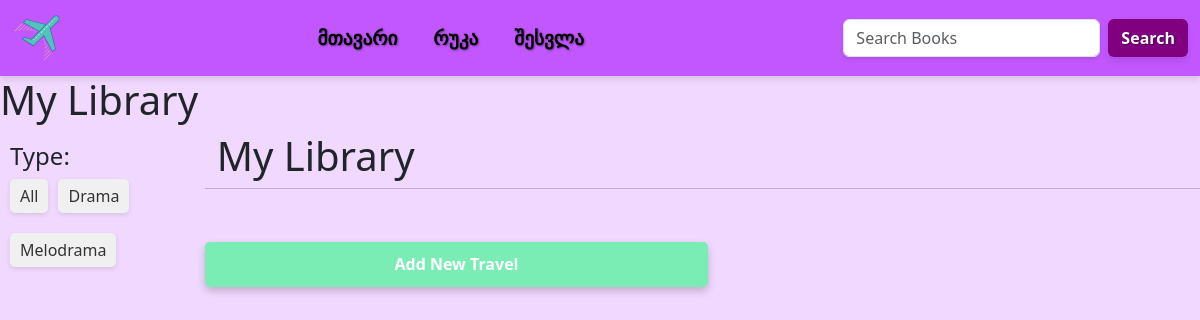
The app's page /profile/1/, older data.
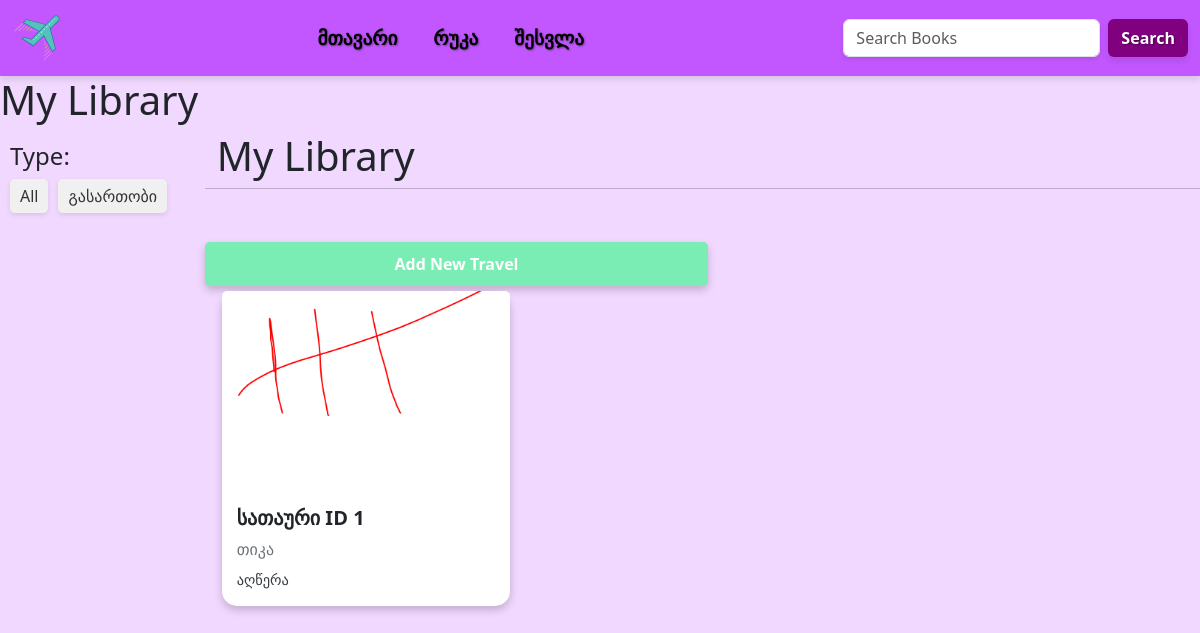
The same page, newer data.
### base/models.py (models this page shows, shortened)
class Genre(models.Model):
    name = models.CharField(max_length=50)
    Desc = models.CharField(max_length=300, default="No Description")
    def __str__(self):
        return  self.name

class Travel(models.Model):
    creator = models.ForeignKey('User', on_delete=models.SET("Unknown Creator"), related_name='created_travels')
    picture = models.ImageField(null=True, blank=True)
    file = models.FileField(null=True)
    name = models.CharField(max_length=100)
    autor = models.ForeignKey(Author, on_delete=models.SET("Unknown Author"))
    genre = models.ManyToManyField(Genre, related_name='travels',blank=True)
    description = models.TextField(max_length=500)
    created = models.DateTimeField(auto_now_add=True)
    update = models.DateTimeField(auto_now=True)
    class Meta:
        ordering = ["name", "created"]

class User(AbstractUser):
    travels = models.ManyToManyField(Travel, related_name='users',blank=True)
    avatar = models.ImageField(null=True, default='avatar.svg')
    bio = models.TextField(null=True)

class Author(models.Model):
    name = models.CharField(max_length=200)
    def __str__(self):
        return self.name

### base/views.py (the view)
# urls.py: path('profile/<int:pk>/', views.profile, name='profile'),
def profile(request, pk):
    user = User.objects.get(id=pk)
    q = request.GET.get('q') if request.GET.get('q') is not None else ''
    travels = Travel.objects.filter(creator=user).filter(
        Q(name__icontains=q) | Q(description__icontains=q) | Q(autor__name__icontains=q) | Q(genre__name__icontains=q)
    )
    travels = list(dict.fromkeys(travels))  # Removing duplicates, if any
    heading = "My Library"
    genres = Genre.objects.all()
    context = {"travels": travels, "heading": heading, 'genres': genres}
    return render(request, 'base/profile.html', context)

### base/templates/base/profile.html (shortened to what this page needs)
{% extends 'main.html' %}
{% block content %}
    <h1>{{ heading }}</h1>
    {% include 'base/travels.html' %}
{% endblock %}

### templates/main.html (shortened to what this page needs)
<!DOCTYPE html>
<html lang="en">
    <head>
        {% load static %}
        <link href="https://cdn.jsdelivr.net/npm/bootstrap@5.3.3/dist/css/bootstrap.min.css" rel="stylesheet">
        <link rel="stylesheet" href="{% static 'styles/style.css' %}">
    </head>
        <body>
            {% if request.resolver_match.url_name != 'login' %}
                {% include 'navbar.html' %}
            {% endif %}
            {% block content %}
            {% endblock %}
        </body>
</html>

### templates/navbar.html (shortened to what this page needs)
{% load static %}
<nav class="navbar navbar-expand-lg custom-navbar">
    <div class="container-fluid">
        <a class="navbar-brand" href="https://www.youtube.com/watch?v=Yj6V_a1-EUA">
            <img src="{% static 'files/travel.svg' %}" alt="Logo" style="height: 50px;" />
        </a>
        <div class="collapse navbar-collapse" id="navbarSupportedContent">
            <ul class="navbar-nav mx-auto mb-2 mb-lg-0">
                <li class="nav-item">
                    <a class="nav-link active" aria-current="page" href="{% url 'home' %}">მთავარი</a>
                </li>
                <li class="nav-item">
                    <a class="nav-link active" aria-current="page" href="{% url 'about' %}">რუკა</a>
                </li>
                {% if request.user.is_authenticated %}
                <li class="nav-item">
                    <a class="nav-link active" aria-current="page" href="{% url 'profile' request.user.id %}">ტურები</a>
                </li>
                 <li class="nav-item">
                    <a class="nav-link active" aria-current="page" href="{% url 'update_user' %}">პროფილი</a>
                </li>
                <li class="nav-item">
                    <a class="nav-link active" aria-current="page" href="{% url 'logout' %}">გამოსვლა</a>
                </li>
                {% else %}
                <li class="nav-item">
                    <a class="nav-link active" aria-current="page" href="{% url 'login' %}">შესვლა</a>
                </li>
                {% endif %}
            </ul>
            <form class="d-flex" role="search" action="">
                <input class="form-control me-2" type="search" name="q" placeholder="Search Books" aria-label="Search">
                <button class="btn btn-purple" type="submit">Search</button>
            </form>
        </div>
    </div>
</nav>

### base/templates/base/travels.html (shortened to what this page needs)
<div class="home-container">
    <div class="genres">
        <h4>Type:</h4>
        <div class="genres-list">
            <a href="{{ request.path }}">All</a>
            {% for genre in genres %}
                <a href="{{ request.path }}?q={{ genre.name }}">{{ genre }}</a>
            {% endfor %}
        </div>
    </div>
    <div class="row">
        <div class="object">
            <h1>{{ heading }}</h1>
        </div>
        <hr>
        <br>
        <a href="{% url 'add_travel' %}" class="btn btn-add-tour">Add New Travel</a>
        <br><br>
        <div class="card-container">
            {% for travel in travels %}
                <div class="card-column" style="width: 18rem; margin: 5px;">
                    <div class="card">
                        <img src="{{ travel.picture.url }}" class="card-img-top" alt="Travel cover">
                        <div class="card-body">
                            <h5 class="card-title">{{ travel.name }} ID {{ travel.creator.id }}</h5>
                            <h6 class="card-author">{{ travel.autor }}</h6>
                            <p class="card-text">{{ travel.description|slice:":20" }}</p>
                        </div>
                    </div>
                </div>
            {% endfor %}
        </div>
    </div>
</div>

### static/styles/style.css (style rules this page uses)
body { background-color: #f1d8ff; }
a { text-decoration: none; color: black; }
.home-container { display: grid; grid-template-columns: 1fr 4fr; gap: 20px; }
.genres { margin: 50px 30px; }
.genres a { display: block; color: #007bff; text-decoration: none; margin-bottom: 10px; }
.card-container { display: grid; grid-template-columns: repeat(4, 1fr); gap: 15px; }
.card { width: 18rem; border: none; border-radius: 15px; box-shadow: 0 4px 8px rgba(0, 0, 0, 0.2); transition: transform 0.3s ease, box-shadow 0.3s ease; }
.card-img-top { width: 100%; height: auto; max-height: 200px; object-fit: cover; }
.card-body { padding: 15px; }
.card-title { font-size: 1.25rem; font-weight: bold; margin-bottom: 10px; }
.card-author { font-size: 1rem; color: #6c757d; margin-bottom: 10px; }
.card-text { font-size: 0.9rem; color: #343a40; margin-bottom: 15px; }
.genres-list { display: flex; flex-wrap: wrap; gap: 10px; }
.genres-list a { padding: 5px 10px; background-color: #f0f0f0; border-radius: 5px; text-decoration: none; color: #333; box-shadow: 0 2px 5px rgba(0, 0, 0, 0.1); }
.custom-navbar { background-color: #c257ff; color: white; box-shadow: 0 4px 6px rgba(0, 0, 0, 0.1); }
.custom-navbar .nav-link { font-size: 1.2rem; font-weight: bold; color: white; text-shadow: 1px 1px 2px rgba(0, 0, 0, 0.4); }
.custom-navbar .navbar-brand img { height: 40px; }
.custom-navbar .btn-purple { background-color: #800080; color: white; font-weight: bold; text-shadow: 1px 1px 2px rgba(0, 0, 0, 0.4); box-shadow: 0 4px 6px rgba(0, 0, 0, 0.1); }
.custom-navbar .form-control { box-shadow: 0 2px 4px rgba(0, 0, 0, 0.1); }
.custom-navbar .nav-link { margin-right: 20px; }
.btn-add-tour { display: block; width: 50%; padding: 10px 20px; margin-top: 30px; background-color: #79edb3; color: white; border: none; border-radius: 5px; text-align: center; font-size: 16px; font-weight: bold; box-shadow: 0 4px 8px rgba(0, 0, 0, 0.2); transition: background-color 0.3s, transform 0.2s; }

### base/templates/base/travels.html (style rules this page uses)
.home-container { display: grid; grid-template-columns: 1fr 5fr; }
.row { display: flex; flex-direction: row; }
.genres { margin: 10px 10px; }

Row changes from the older to the newer data that the page shows:
removed Genre: name "Melodrama"
changed Genre: name "Drama" → "გასართობი"
added Travel: picture (picture), name "სათაური", creator.id "1", autor "თიკა", description "აღწერა"
